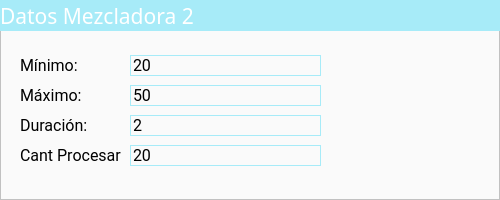
      <widget class="QFrame" name="frame_14">
       <property name="geometry">
        <rect>
         <x>10</x>
         <y>280</y>
         <width>500</width>
         <height>200</height>
        </rect>
       </property>
       <property name="styleSheet">
        <string notr="true">background-color:rgb(250,250,250);</string>
       </property>
       <property name="frameShape">
        <enum>QFrame::StyledPanel</enum>
       </property>
       <property name="frameShadow">
        <enum>QFrame::Raised</enum>
       </property>
       <widget class="QLabel" name="label_14">
        <property name="geometry">
         <rect>
          <x>0</x>
          <y>0</y>
          <width>500</width>
          <height>31</height>
         </rect>
        </property>
        <property name="font">
         <font>
          <family>Doppio One</family>
          <pointsize>16</pointsize>
          <weight>50</weight>
          <bold>false</bold>
         </font>
        </property>
        <property name="styleSheet">
         <string notr="true">color: white;
background-color:rgb(167, 235, 248);</string>
        </property>
        <property name="text">
         <string>Datos Mezcladora 2</string>
        </property>
       </widget>
       <widget class="QLineEdit" name="txtMaxMecladora2">
        <property name="geometry">
         <rect>
          <x>130</x>
          <y>85</y>
          <width>191</width>
          <height>21</height>
         </rect>
        </property>
        <property name="font">
         <font>
          <family>Roboto</family>
          <pointsize>12</pointsize>
         </font>
        </property>
        <property name="styleSheet">
         <string notr="true">border-width: 1px;
border-style: solid;
border-color: rgb(167, 235, 248);</string>
        </property>
        <property name="text">
         <string>50</string>
        </property>
       </widget>
       <widget class="QLabel" name="label_12">
        <property name="geometry">
         <rect>
          <x>20</x>
          <y>110</y>
          <width>91</width>
          <height>31</height>
         </rect>
        </property>
        <property name="font">
         <font>
          <family>Roboto</family>
          <pointsize>12</pointsize>
         </font>
        </property>
        <property name="text">
         <string>Duración:</string>
        </property>
       </widget>
       <widget class="QLabel" name="label_11">
        <property name="geometry">
         <rect>
          <x>20</x>
          <y>80</y>
          <width>91</width>
          <height>31</height>
         </rect>
        </property>
        <property name="font">
         <font>
          <family>Roboto</family>
          <pointsize>12</pointsize>
         </font>
        </property>
        <property name="text">
         <string>Máximo:</string>
        </property>
       </widget>
       <widget class="QLabel" name="label_10">
        <property name="geometry">
         <rect>
          <x>20</x>
          <y>140</y>
          <width>101</width>
          <height>31</height>
         </rect>
        </property>
        <property name="font">
         <font>
          <family>Roboto</family>
          <pointsize>12</pointsize>
         </font>
        </property>
        <property name="text">
         <string>Cant Procesar</string>
        </property>
       </widget>
       <widget class="QLineEdit" name="txtCantProcesarMezcladora2">
        <property name="geometry">
         <rect>
          <x>130</x>
          <y>145</y>
          <width>191</width>
          <height>21</height>
         </rect>
        </property>
        <property name="font">
         <font>
          <family>Roboto</family>
          <pointsize>12</pointsize>
         </font>
        </property>
        <property name="styleSheet">
         <string notr="true">border-width: 1px;
border-style: solid;
border-color: rgb(167, 235, 248);</string>
        </property>
        <property name="text">
         <string>20</string>
        </property>
       </widget>
       <widget class="QLabel" name="label_13">
        <property name="geometry">
         <rect>
          <x>20</x>
          <y>50</y>
          <width>91</width>
          <height>31</height>
         </rect>
        </property>
        <property name="font">
         <font>
          <family>Roboto</family>
          <pointsize>12</pointsize>
         </font>
        </property>
        <property name="text">
         <string>Mínimo: </string>
        </property>
       </widget>
       <widget class="QLineEdit" name="txtMinMezcladora2">
        <property name="geometry">
         <rect>
          <x>130</x>
          <y>55</y>
          <width>191</width>
          <height>21</height>
         </rect>
        </property>
        <property name="font">
         <font>
          <family>Roboto</family>
          <pointsize>12</pointsize>
         </font>
        </property>
        <property name="styleSheet">
         <string notr="true">border-width: 1px;
border-style: solid;
border-color: rgb(167, 235, 248);</string>
        </property>
        <property name="text">
         <string>20</string>
        </property>
       </widget>
       <widget class="QLineEdit" name="txttDurationMecladora2">
        <property name="geometry">
         <rect>
          <x>130</x>
          <y>115</y>
          <width>191</width>
          <height>21</height>
         </rect>
        </property>
        <property name="font">
         <font>
          <family>Roboto</family>
          <pointsize>12</pointsize>
         </font>
        </property>
        <property name="styleSheet">
         <string notr="true">border-width: 1px;
border-style: solid;
border-color: rgb(167, 235, 248);</string>
        </property>
        <property name="text">
         <string>2</string>
        </property>
       </widget>
      </widget>
